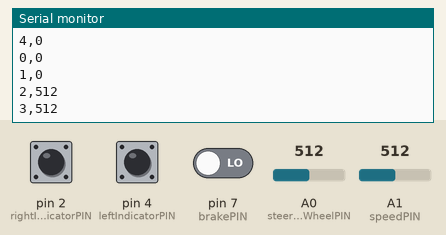
Bench run of a sketch on a simulated Arduino Uno, built with avr-gcc and run on an emulated ATmega328P. On the bench: the last lines printed to the serial monitor. The test bench sets the inputs (shaded band); at power-on: A0 (steeringWheelPIN) = 512, A1 (speedPIN) = 512, pin 2 (rightIndicatorPIN) LOW, pin 4 (leftIndicatorPIN) LOW, pin 7 (brakePIN) LOW.

Above: at 1.2 s.
1.3 s: A0 (steeringWheelPIN) set to 435
At 1.8 s:
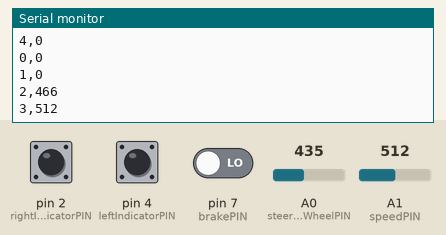
2.8 s: A1 (speedPIN) set to 435
At 3.6 s:
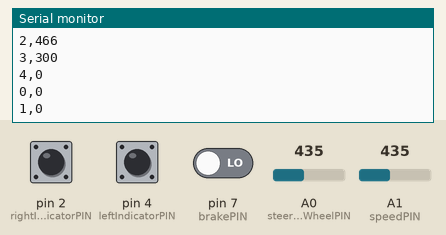
4.3 s: pin 2 (rightIndicatorPIN) pulled HIGH for 0.15 s
5.9 s: pin 4 (leftIndicatorPIN) pulled HIGH for 0.15 s
7.5 s: pin 7 (brakePIN) driven HIGH
9.0 s: A0 (steeringWheelPIN) set to 511
At 10.0 s:
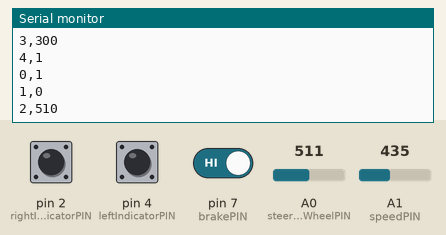
Timing chart, 0 to 11.5 s (numbered marks = the images above; inputs shaded):
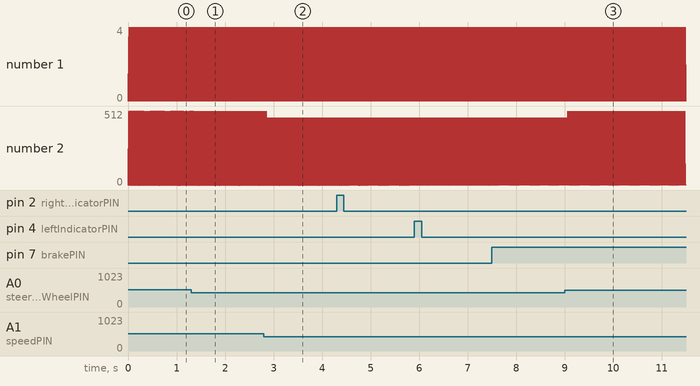

Measured:
- after the input at 1.3 s, the serial monitor: prints a new line after 0.07 s (image 1)
- after the input at 2.8 s, the serial monitor: prints a new line after 0.08 s (image 2)
- after the input at 9.0 s, the serial monitor: prints a new line after 0.06 s (image 3)

The sketch:

steering_v2.ino
```cpp
// Pin Assignment
const int rightIndicatorPIN = 2;
const int leftIndicatorPIN = 4;
const int brakePIN = 7;
const int steeringWheelPIN = A0;
const int speedPIN = A1;


// Address Assignement for serial to button translation
const uint8_t LI_Address = 0x0;
const uint8_t RI_Address = 0x1;
const uint8_t SA_Address = 0x2;
const uint8_t VS_Address = 0x3;
const uint8_t BRAKE_Address = 0x4;

// Constants
const uint16_t indicatorTimeDuration = 20000;

// Global variables
boolean rightIndicator = 0;
boolean leftIndicator = 0;
boolean brake = 0;
uint16_t steeringWheel = 0;
uint16_t speed = 0;
long LI_Time = 0;
long RI_Time = 0;
long time = millis();
boolean new_turn = false;
long turnTimer = 0;


void setup() {
  Serial.begin(9600);
  pinMode(rightIndicatorPIN, INPUT);
  pinMode(leftIndicatorPIN, INPUT);
  pinMode(brakePIN, INPUT);
}

uint16_t speed_map(uint16_t value){
  uint16_t minVal = 445;
  uint16_t maxVal = 575;
  uint16_t map_range = 1023;

  float scale = (float)(value - minVal) / (maxVal - minVal);
  uint16_t retVal = scale * map_range;

  if (retVal > 1023){
    retVal = 0;
  }

  return retVal;
}


uint16_t steering_map(uint16_t value){
  float expansion;
  if(value < 512){
    value = map(0,512,212,511,value);
  }
  else if (value > 512){
    value = map(513, 1023, 513, 813, value);
  }

  return value;
}

uint16_t speed_check(uint16_t value){
  if(value <= 50){
    value = 0;
  }
  else if (value >= 973){
    value = 1023;
  }
  else if(value >= 412 && value <= 812){
    value = 512;
  }

  return value;
}

uint16_t map(uint16_t minVal, uint16_t maxVal, uint16_t minMap, uint16_t maxMap, uint16_t input){
  float scale = (float) (input - minVal) / (maxVal - minVal);
  uint16_t retVal = (scale * (maxMap - minMap)) + minMap;
  return retVal;
}

uint16_t speed_check2(uint16_t value){
  if(value <= 250){
    value = map(0,250,300,511,value);
  }
  else if(value > 250 && value < 650){
    value = 512;

  }
  else if (value >= 650){
    value = map(650,1023,513,850,value);

  }

  return value;
}

// check if turn has occured
boolean turn_check(uint16_t value){
  boolean turned = false;
  if((value >= 0 && value <= 200) || (value >= 823 && value <= 1023)){
    turned = true;
  }
  return turned;
}

void loop() {

  // get data from pins
  rightIndicator = digitalRead(rightIndicatorPIN);
  leftIndicator = digitalRead(leftIndicatorPIN);
  brake = digitalRead(brakePIN);
  steeringWheel = analogRead(steeringWheelPIN);
  speed = analogRead(speedPIN);


  steeringWheel = steering_map(steeringWheel);

   speed = speed_map(speed);
   speed = speed_check2(speed);

  //set start time of loop
  time = millis();

  // start right indicator timer
  if(rightIndicator && RI_Time == 0){
    RI_Time = millis();
  }
  // start left indicator timer
  if(leftIndicator && LI_Time == 0){
    LI_Time = millis();
  }

  if(!new_turn){
    new_turn = turn_check(steeringWheel);
    turnTimer = millis();
  }

  if (LI_Time != 0 && ((time - LI_Time)<= indicatorTimeDuration)){
    leftIndicator = true;
  }
  else{
    leftIndicator = false;
    LI_Time = 0;
  }

  if (RI_Time != 0 && ((time - RI_Time)<= indicatorTimeDuration)){
    rightIndicator = true;
  }
  else{
    rightIndicator = false;
    RI_Time = 0;
  }

  if(time - turnTimer >= 5000){

    leftIndicator = false;
    LI_Time = 0;
    rightIndicator = false;
    RI_Time = 0;
    turnTimer = millis();
    new_turn = false;
  }

if (leftIndicator && rightIndicator) {
  if (LI_Time < RI_Time) {
    leftIndicator = false;
    LI_Time = 0;
  } else {
    rightIndicator = false;
    RI_Time = 0;
  }
}


  //Send data via serial
  Serial.print(LI_Address);
  Serial.print(",");
  Serial.println(leftIndicator);

  Serial.print(RI_Address);
  Serial.print(",");
  Serial.println(rightIndicator);

  Serial.print(SA_Address);
  Serial.print(",");
  Serial.println(steeringWheel);

  Serial.print(VS_Address);
  Serial.print(",");
  Serial.println(speed);

  Serial.print(BRAKE_Address);
  Serial.print(",");
  Serial.println(brake);

  delay(20);
}
```
